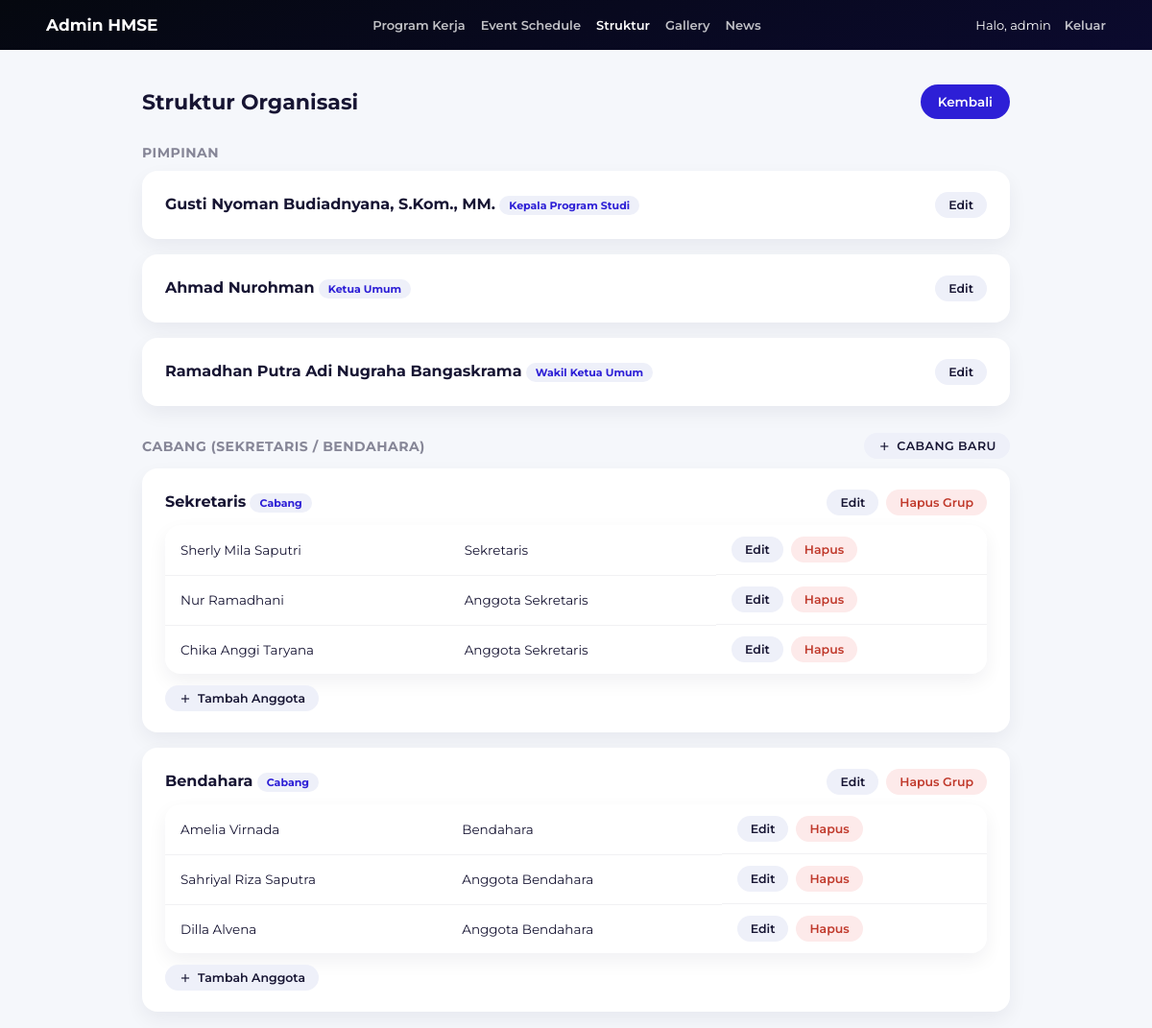
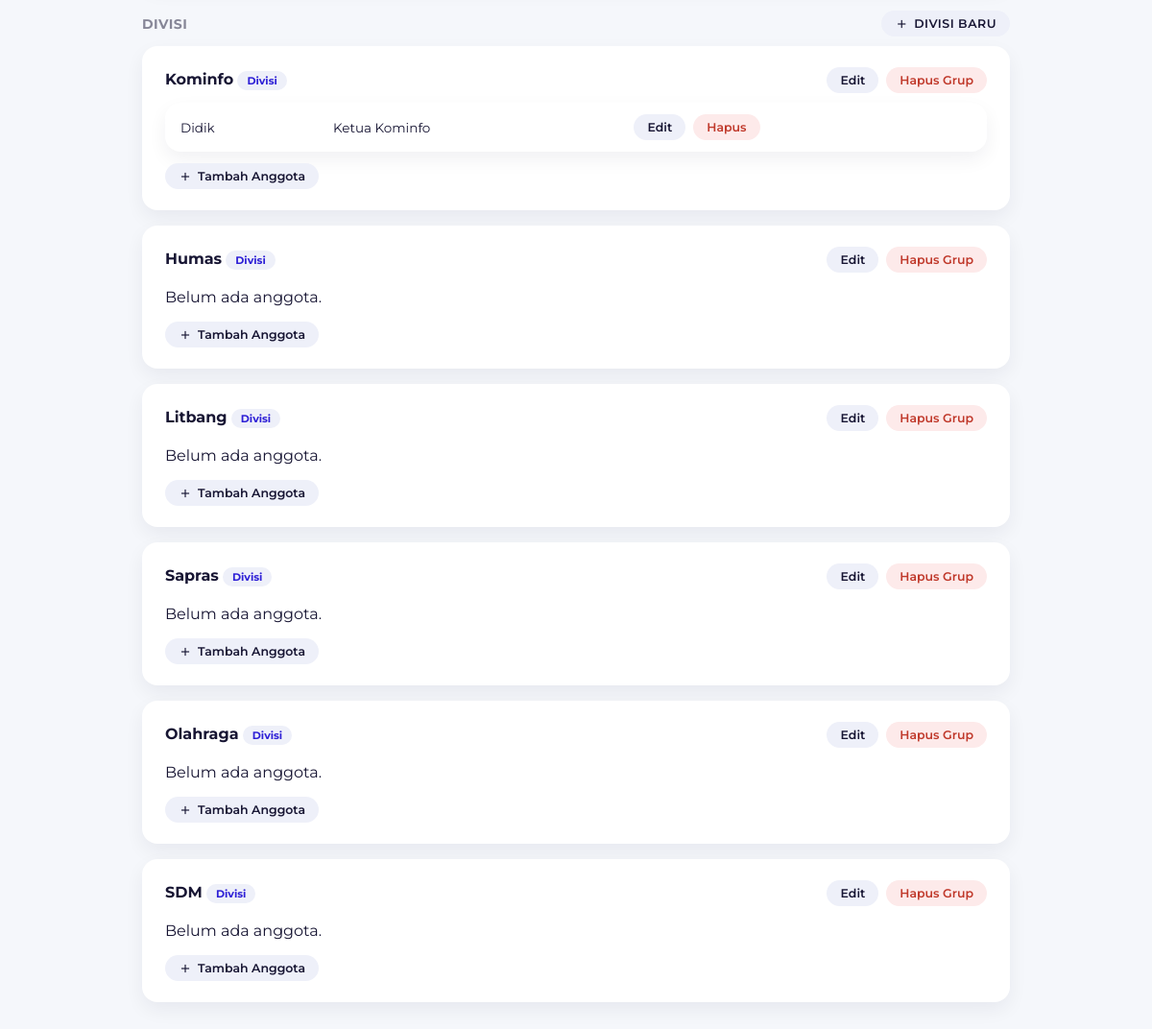
The app's page /admin/struktur-list.php (signed in) with its own data (2 pictures, top to bottom).
### tables this page shows
CREATE TABLE `struktur_nodes` (
  `id` int(11) NOT NULL,
  `parent_id` int(11) DEFAULT NULL,
  `group_type` enum('leader','branch','division') DEFAULT NULL,
  `node_key` varchar(50) DEFAULT NULL,
  `label` varchar(100) DEFAULT NULL,
  `name` varchar(200) NOT NULL,
  `npm` varchar(30) DEFAULT NULL,
  `semester` varchar(10) DEFAULT NULL,
  `alamat` varchar(150) DEFAULT NULL,
  `instagram` varchar(150) DEFAULT NULL,
  `whatsapp` varchar(30) DEFAULT NULL,
  `email` varchar(150) DEFAULT NULL,
  `photo` varchar(255) DEFAULT NULL,
  `icon` varchar(50) DEFAULT NULL,
  `sort_order` int(11) DEFAULT 0,
  `created_at` datetime DEFAULT current_timestamp(),
  `nid` varchar(30) DEFAULT NULL,
  `masa_jabatan` varchar(50) DEFAULT NULL
);

### admin/includes/helpers.php (called while the page is built, shortened)
<?php
function e(?string $value): string {
    return htmlspecialchars($value ?? '', ENT_QUOTES, 'UTF-8');
}

### admin/struktur-list.php (the view, shortened to what this page needs)
<?php
require __DIR__ . '/includes/helpers.php';
$pdo = getDbConnection();
$allNodes = $pdo->query('SELECT * FROM struktur_nodes ORDER BY sort_order ASC, id ASC')->fetchAll();
$leaders = [];
$branches = [];
$divisions = [];
$childrenByParent = [];
foreach ($allNodes as $node) {
    if ($node['parent_id']) {
        $childrenByParent[$node['parent_id']][] = $node;
    } elseif ($node['group_type'] === 'leader') {
        $leaders[] = $node;
    } elseif ($node['group_type'] === 'branch') {
        $branches[] = $node;
    } elseif ($node['group_type'] === 'division') {
        $divisions[] = $node;
    }
}
function renderGroupCard($group, $childrenByParent, $showDeleteHead = true) {
    $members = $childrenByParent[$group['id']] ?? [];
    echo '<div class="admin-card">';
    echo '<div style="display:flex; justify-content:space-between; align-items:center; margin-bottom:6px;">';
    echo '<div><strong>' . e($group['name']) . '</strong> <span class="badge">' . e($group['label']) . '</span></div>';
    echo '<div class="actions" style="display:flex; gap:8px;">';
    echo '<a class="btn btn-secondary btn-small" href="struktur-form.php?id=' . (int)$group['id'] . '">Edit</a>';
    if ($showDeleteHead) {
        echo '<form class="confirm-delete-form" method="POST" action="struktur-delete.php" onsubmit="return confirm(\'Hapus grup \\\'' . e($group['name']) . '\\\' beserta seluruh anggotanya?\');">';
        echo '<button type="submit" class="btn btn-danger btn-small">Hapus Grup</button>';
        echo '</form>';
    }
    echo '</div></div>';
    if ($members) {
        echo '<table class="admin-table" style="margin-top:10px;"><tbody>';
        foreach ($members as $m) {
            echo '<tr><td>' . e($m['name']) . '</td><td>' . e($m['label']) . '</td><td class="actions">';
            echo '<a class="btn btn-secondary btn-small" href="struktur-form.php?id=' . (int)$m['id'] . '">Edit</a>';
            echo '<form class="confirm-delete-form" method="POST" action="struktur-delete.php" onsubmit="return confirm(\'Hapus ' . e($m['name']) . '?\');">';
            echo '<button type="submit" class="btn btn-danger btn-small">Hapus</button>';
            echo '</form></td></tr>';
        }
        echo '</tbody></table>';
    } else {
        echo '<p class="hint">Belum ada anggota.</p>';
    }
    echo '<div style="margin-top:12px;"><a class="btn btn-secondary btn-small" href="struktur-form.php?type=member&parent_id=' . (int)$group['id'] . '"><i class="material-icons" style="font-size:14px;">add</i> Tambah Anggota</a></div>';
    echo '</div>';
}
$currentNav = 'struktur';
require __DIR__ . '/includes/header.php';
?>
<div class="admin-title-row">
    <h2>Struktur Organisasi</h2>
    <a href="dashboard.php" class="btn btn-back">Kembali</a>
</div>
<h3 style="font-size:14px; text-transform:uppercase; letter-spacing:0.5px; color:rgba(23,21,51,0.5); margin:24px 0 10px;">Pimpinan</h3>
<?php foreach ($leaders as $l): ?>
    <div class="admin-card" style="display:flex; justify-content:space-between; align-items:center;">
        <div><strong><?= e($l['name']) ?></strong> <span class="badge"><?= e($l['label']) ?></span></div>
        <a class="btn btn-secondary btn-small" href="struktur-form.php?id=<?= (int)$l['id'] ?>">Edit</a>
    </div>
<?php endforeach; ?>
<h3 style="font-size:14px; text-transform:uppercase; letter-spacing:0.5px; color:rgba(23,21,51,0.5); margin:28px 0 10px; display:flex; justify-content:space-between; align-items:center;">
    <span>Cabang (Sekretaris / Bendahara)</span>
    <a class="btn btn-secondary btn-small" href="struktur-form.php?type=branch"><i class="material-icons" style="font-size:14px;">add</i> Cabang Baru</a>
</h3>
<?php foreach ($branches as $b): renderGroupCard($b, $childrenByParent); endforeach; ?>
<h3 style="font-size:14px; text-transform:uppercase; letter-spacing:0.5px; color:rgba(23,21,51,0.5); margin:28px 0 10px; display:flex; justify-content:space-between; align-items:center;">
    <span>Divisi</span>
    <a class="btn btn-secondary btn-small" href="struktur-form.php?type=division"><i class="material-icons" style="font-size:14px;">add</i> Divisi Baru</a>
</h3>
<?php foreach ($divisions as $d): renderGroupCard($d, $childrenByParent); endforeach; ?>

### admin/includes/header.php (shortened to what this page needs)
<?php
$currentNav = $currentNav ?? '';
?>
<!DOCTYPE html>
<html lang="id">
<head>
    <link rel="stylesheet" href="admin.css">
</head>
<body>
    <header class="admin-header">
        <h1>Admin HMSE</h1>
        <nav class="admin-nav">
            <a href="periode-list.php" class="<?= $currentNav === 'proker' ? 'current' : '' ?>">Program Kerja</a>
            <a href="events-list.php" class="<?= $currentNav === 'events' ? 'current' : '' ?>">Event Schedule</a>
            <a href="struktur-list.php" class="<?= $currentNav === 'struktur' ? 'current' : '' ?>">Struktur</a>
            <a href="gallery-list.php" class="<?= $currentNav === 'gallery' ? 'current' : '' ?>">Gallery</a>
            <a href="news-list.php" class="<?= $currentNav === 'news' ? 'current' : '' ?>">News</a>
        </nav>
        <div class="admin-user">
            <span>Halo, <?= e($_SESSION['admin_username'] ?? '') ?></span>
            <a href="logout.php">Keluar</a>
        </div>
    </header>
    <main class="admin-main">

### admin/admin.css (style rules this page uses)
* { box-sizing:border-box; }
body { font-family:'Montserrat', sans-serif; background:#f5f7fb; margin:0; color:#171533; }
a { color:inherit; }
.admin-header { background:linear-gradient(160deg,#05080f,#0b0a2e); color:#fff; padding:16px 4%; display:flex; justify-content:space-between; align-items:center; flex-wrap:wrap; gap:10px; }
.admin-header h1 { font-size:17px; font-weight:700; margin:0; }
.admin-nav { display:flex; flex-wrap:wrap; gap:16px; font-size:13px; }
.admin-nav a { text-decoration:none; color:rgba(255,255,255,0.75); font-weight:600; }
.admin-nav a.current, .admin-nav a:hover { color:#fff; }
.admin-user { display:flex; align-items:center; gap:14px; font-size:13px; }
.admin-user a { color:rgba(255,255,255,0.75); text-decoration:none; font-weight:600; }
.admin-main { max-width:1000px; margin:0 auto; padding:36px 4% 70px; }
.admin-title-row { display:flex; justify-content:space-between; align-items:center; flex-wrap:wrap; gap:12px; margin-bottom:26px; }
.admin-title-row h2 { font-size:22px; font-weight:700; margin:0; }
.btn { display:inline-flex; align-items:center; gap:6px; padding:10px 18px; border-radius:50px; border:none; background:#2d1fd6; color:#fff; font-family:inherit; font-weight:600; font-size:13.5px; cursor:pointer; text-decoration:none; }
.btn-secondary { background:#eef0f9; color:#171533; }
.btn-danger { background:#fdeaea; color:#c0392b; }
.btn-small { padding:6px 14px; font-size:12.5px; }
.admin-card { background:#fff; border-radius:16px; padding:22px 24px; box-shadow:0 8px 20px rgba(11,10,46,0.06); margin-bottom:16px; }
.admin-table { width:100%; border-collapse:collapse; background:#fff; border-radius:16px; overflow:hidden; box-shadow:0 8px 20px rgba(11,10,46,0.06); }
.admin-table th, .admin-table td { padding:12px 16px; text-align:left; font-size:13.5px; border-bottom:1px solid rgba(23,21,51,0.06); }
.admin-table tr:last-child td { border-bottom:none; }
.admin-table td.actions { display:flex; gap:8px; white-space:nowrap; }
.badge { display:inline-block; padding:3px 10px; border-radius:50px; font-size:11px; font-weight:700; background:#eef0f9; color:#2d1fd6; }
.confirm-delete-form { display:inline; }

### records on screen
struktur_nodes: name "Gusti Nyoman Budiadnyana, S.Kom., MM.", label "Kepala Program Studi"
struktur_nodes: name "Ahmad Nurohman", label "Ketua Umum"
struktur_nodes: name "Ramadhan Putra Adi Nugraha Bangaskrama", label "Wakil Ketua Umum"
struktur_nodes: name "Sekretaris", label "Cabang"
struktur_nodes: name "Sherly Mila Saputri", label "Sekretaris"
struktur_nodes: name "Nur Ramadhani", label "Anggota Sekretaris"
struktur_nodes: name "Chika Anggi Taryana", label "Anggota Sekretaris"
struktur_nodes: name "Bendahara", label "Cabang"
struktur_nodes: name "Amelia Virnada", label "Bendahara"
struktur_nodes: name "Sahriyal Riza Saputra", label "Anggota Bendahara"
struktur_nodes: name "Dilla Alvena", label "Anggota Bendahara"
struktur_nodes: name "Kominfo", label "Divisi"
struktur_nodes: name "Didik", label "Ketua Kominfo"
struktur_nodes: name "Humas", label "Divisi", shows "Belum ada anggota."
struktur_nodes: name "Litbang", label "Divisi", shows "Belum ada anggota."
struktur_nodes: name "Sapras", label "Divisi", shows "Belum ada anggota."
struktur_nodes: name "Olahraga", label "Divisi", shows "Belum ada anggota."
struktur_nodes: name "SDM", label "Divisi", shows "Belum ada anggota."

### other values on screen
$_SESSION['admin_username'] "admin"
